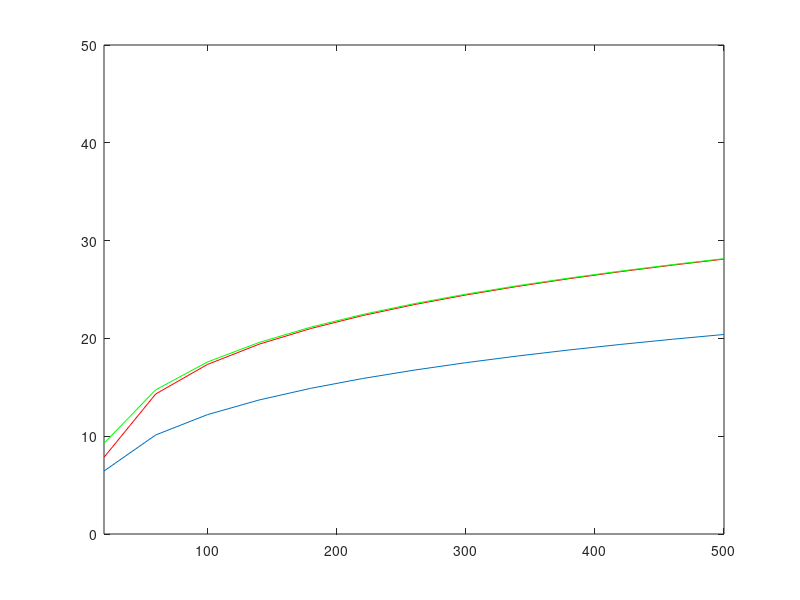

MATLAB code for this plot:
clear
clc
p=10;
Rh=100;
v=3.8;
vr=(10^(8/10))^2;
meen=2.4;
K=10;
t=K;
T=196;
n=10^3;
m=20:40:500;
mu=log(meen^2/sqrt(vr+meen^2));
sig=sqrt(log(vr/(meen^2)+1));
z=lognrnd(mu,sig,K,n);
Rk=unifrnd(100,925,K,n);
 B=z./((Rk./100).^v);
 
 %.............imperfect mrc
for l=1:length(m);
for i=1:K
    sum_B=sum(B);
    num=t*p*(m(l)-1)*B(i,:).^2;
    den=(t*p.*B(i,:)+1).*(sum_B-B(i,:))+(t+1).*B(i,:)+1/p;
    x=num./den;
    c(i,:)=log2(1+x);
end 
Rp(l)=((T-t)/T)*sum(sum(c)/n);
end 
plot(m,Rp)
axis([min(m) max(m) 0 50])
clear sum_B num den c Rp
 %...................imperfect zf
for l=1:length(m);
for i=1:K
    sum_B=sum(B./(t*p*B+1));
    num=t*p*(m(l)-K)*B(i,:).^2;
    den=(t*p.*B(i,:)+1).*(sum_B)+(t).*B(i,:)+1/p;
    x=num./den;
    c(i,:)=log2(1+x);
end 
Rp(l)=((T-t)/T)*sum(sum(c)/n);
end 
hold on
plot(m,Rp,'r')
axis([min(m) max(m) 0 50])
clear sum_B num den c Rp
 %.................mmse
 w=1./(sum((B./(t*p*B+1)))+1/p);
 w=repmat(w,K,1);
 B1=(t*p*(B.^2))./(t*p*B+1);
 for l=1:length(m)
 M=m(l);
x=10*ones(K,n);
a=10*ones(K,n);
while sum(sum(a))>1/10
num=w.*B1.*x+(1/(K-1));
den=(M*w.*B1.*(1-((K-1)*(x-1)./M))+1).^2;
sam=num./den;
for i=1:K
x1(i,:)=sum(sam)-sam(i);
end 
 a=abs(x-x1);
 x=x1;
end 
muu=x;
 s=(M.*w.*(1-((K-1).*(muu-1)./M)).*B1)+1;
 for i=1:K
 y=1./s(i,:);
num1(i,:)=(1/(K-1))*(sum(1./s)-y);
num2(i,:)=1+w(1,:).*(sum(B1./s.^2)-B1(i,:).*y.^2);
kisi(i,:)=muu(i,:)./(num1(i,:).*num2(i,:));
 end
alpha=(M-K+1+(K-1)*muu).^2./(M-K+1+(K-1).*kisi);
teta=w.*B1.*(M-K+1+(K-1).*kisi)./(M-K+1+(K-1)*muu);
clear x
x=(alpha-1).*teta;
c=log2(1+x);
Rp(l)=((T-t)/T)*sum(sum(c)/n);
 end 
 hold on
 plot(m,Rp,'g')